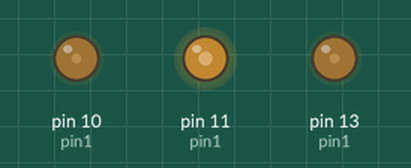
This sketch was run on a simulated Arduino Mega 2560, built with avr-gcc and run on an emulated ATmega2560. Parts: output pins drawn as LEDs (lit = HIGH). Random numbers use the default seed unless the sketch sets one.

Above: at 0.15 s.
At 4.95 s:
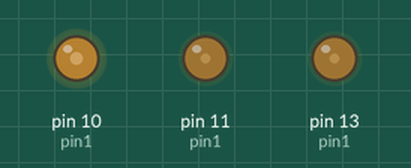
At 10.06 s:
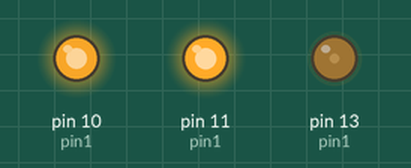
At 19.98 s:
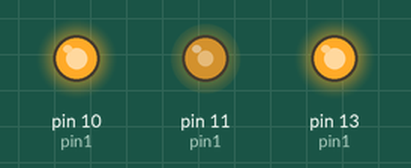
At 29.9 s:
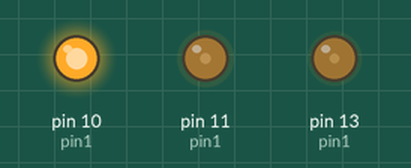
At 39.81 s:
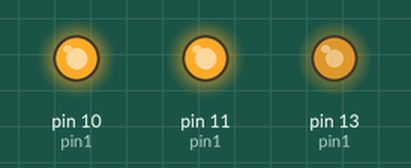
Timing chart, 0 to 40.0 s (numbered marks = the images above):
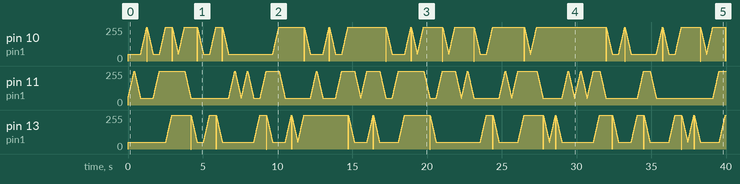

The sketch:

LEDIntensityIncrease.ino
```cpp
// 9 Combinations of Numbers want to make a program to hit all of them
int pin1 = 0;
int randy = 0;
int pinstates[] = {50,50,50};


void setup() {
  // put your setup code here, to run once:

  analogWrite(13,50);
  analogWrite(11,50);
  analogWrite(10,50);

}

void loop() {

  randy = random(0,3);
  Serial.print(randy + "\n");

  if (randy == 0){
    pin1 = 13;
  }
  else if(randy == 1){
    pin1 = 11;
  }
  else if(randy == 2){
    pin1 = 10;
  }

  if (pinstates[randy] < 200 ){
      for(int i = 50; i < 256; i+=5){
        analogWrite(pin1,i);
        delay(10);
        pinstates[randy]=i;
      }
  }else if( pinstates[randy] > 250){
      for(int i = 256; i > 50; i-=5){
        analogWrite(pin1,i);
        delay(10);
        pinstates[randy]=i;
    }
  }
//  pinstates[randy] = i;

}
```
